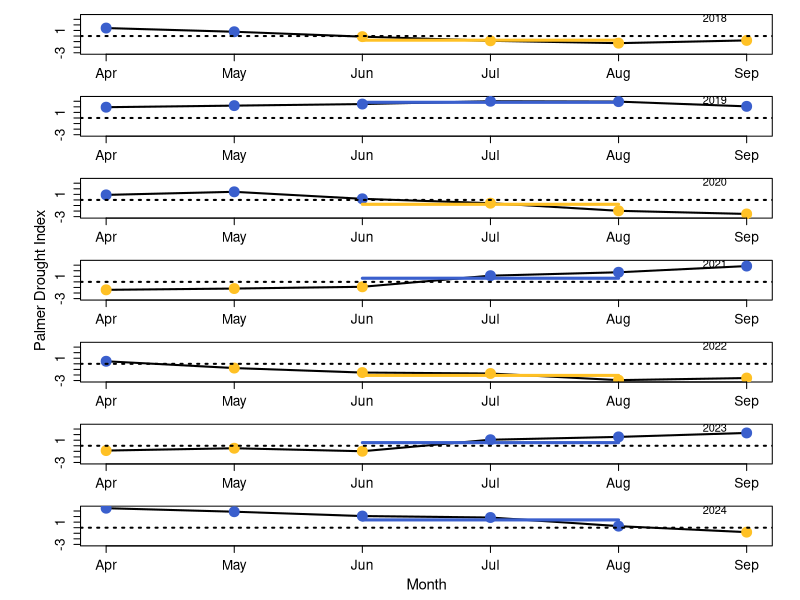
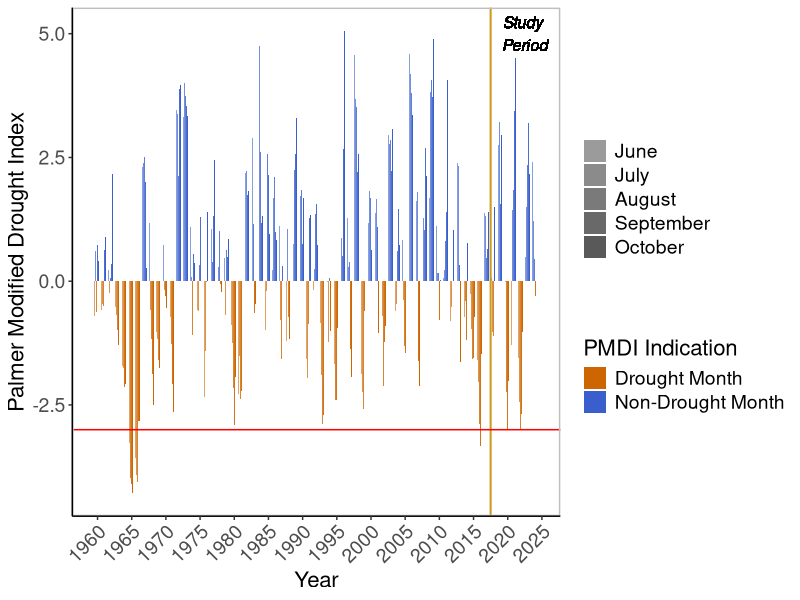

R code for these plots, in order:
setwd("C:")
dat = read.csv("palmer index coastal MA monthly.csv")
head(dat)
summary(dat)
dim(dat)

dat = dat[dat$year > 2017,]

dry.val = round(min(dat[,2:13], na.rm = T),1)-0.1
wet.val = round(max(dat[,2:13], na.rm = T),1)+0.1
PDI.vals = seq(dry.val, wet.val, 0.1)

col1 = "goldenrod1"
col2 = "blue"

pal <- colorRampPalette(c(col1, col2))
nvals = length(PDI.vals)
pal2 = pal(nvals)

#pdf("Figure 1.pdf", height = 9, width = 5)
png("Figure 1.png", units="in", width=5, height=9, res=300)
par(mfrow = c(7,1), mar = c(3,5,0,1)+0.1, oma = c(1,1,1,1)) # default mar = c(5, 4, 4, 2) + 0.1
for(j in 2018:2024){
use.year = j
use.dat = dat[dat$year == use.year,2:13]
my.mins = array()
my.cols = array()
for(i in 1:length(use.dat)){
  my.mins[i] = max(which(PDI.vals < as.numeric(round(use.dat,1)[i])))
  my.cols[i] = pal2[my.mins[i]]
}

avg = mean(t(use.dat)[6:8])
col.avg = pal2[max(which(PDI.vals < round(avg,1)))]

plot(4:9, use.dat[4:9], type = "l", lwd = 2, ylim = c(dry.val, wet.val), xlab = "", ylab = "", xaxt = "n", cex.axis = 1.25)
points(4:9, use.dat[4:9], col = ifelse(use.dat[4:9]<=0, "goldenrod1","royalblue3"), pch = 19, cex = 2)
axis(side = 1, at = 4:9, labels = c("Apr", "May", "Jun", "Jul", "Aug", "Sep"), cex.axis = 1.25)
if(j == 2024) mtext(side = 1, line = 2.5, "Month", cex = 0.9)
if(j == 2021) mtext(side = 2, line = 2.5, "Palmer Drought Index", cex = 0.9)
abline(h = 0, lwd = 2, lty = "dotted")
text(x = 8.75, y = 3.25, use.year)
points(6:8, rep(avg,3), type = "l", lwd = 3, col = ifelse(avg<=0, "goldenrod1","royalblue3"))
}
dev.off()


library(ggplot2)
library(dplyr)
library(lubridate)
dat = read.csv("pmdi monthly coastal MA 1960.2024.csv")
head(dat)

jun.oct <- dat%>% 
  mutate(pmdi = case_when(month>10 ~ 0, TRUE ~ pmdi)) %>% #adding zeroes for spacing in figure
  filter(month==6|month==7|month==8|month==9|month==10|month==11|month==12) %>% 
  mutate(color = if_else(pmdi<0,"dry","wet"),
         year.month = make_date(year=year,month=month),
         month.name=month(year.month, label=TRUE)) %>% 
  filter(year<2025)

#pdf("Figure 2.pdf", height = 6, width = 9)
png("Figure 2.png", units="in", width=9, height=6, res=300)
ggplot(jun.oct, aes(x=year,y=pmdi,alpha=month.name,fill=color))+
  geom_bar(stat="identity",position="dodge")+
  scale_fill_manual(name = 'PMDI Indication', values = (c("darkorange3",'royalblue3')), labels=c("Drought Month", "Non-Drought Month"))+
  scale_alpha_manual(name="",values = c(0.6,0.7,0.8,0.9, 1,0,0),labels=c("June","July","August","September","October","",""))+
  geom_vline(xintercept = 2017.5, color="goldenrod3", size = 0.7)+
  geom_hline(yintercept=-3, color = "red", size=0.5)+
  geom_text(aes(x=2022.5, label="Study \nPeriod", y=5), colour="black", angle=0, size=4, fontface="italic", show.legend=F)+
  labs(x="Year",y="Palmer Modified Drought Index")+
  theme(panel.background = element_rect(fill="white"),
        axis.line.x = element_line(color="black", size = 0.5),
        axis.line.y = element_line(color="black", size = 0.5),
        panel.border = element_rect(colour = "grey", fill=NA, size=1),
        axis.text.x = element_text(angle = 45, hjust=1, size=14),
        axis.text.y = element_text(size=14),
        axis.title.x = element_text(size=16, colour = "black"),    
        axis.title.y = element_text(size=16, colour = "black"),
        legend.title = element_text(size=16, colour = "black"),
        legend.text = element_text(size=14))+
  scale_x_continuous(breaks = scales::pretty_breaks(n = 24))
dev.off()